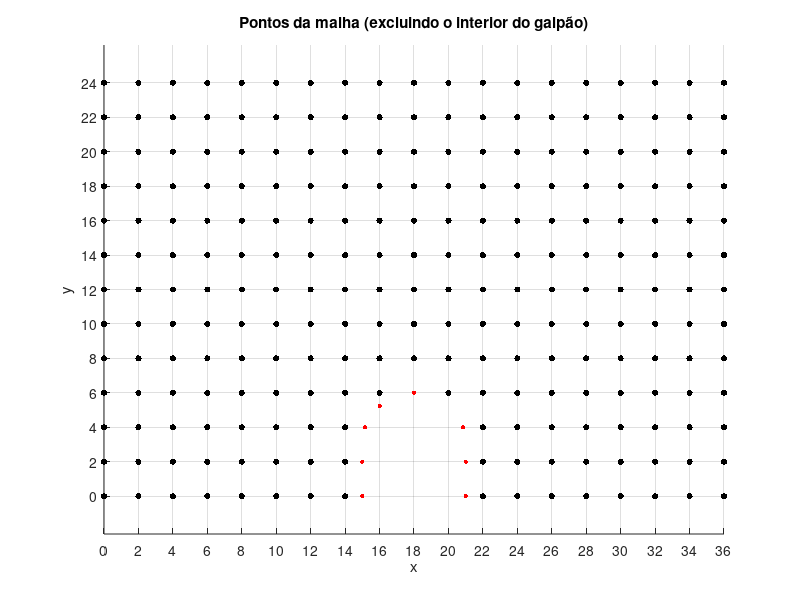

Recreate this plot in MATLAB. (Note: this script raises an error after producing the figure.)
clc, clear

% Criacao da malha

h = 3;
d = 5*h;
L = 2*h;
H = 8*h;

dx = 2;
dy = dx;

x = 0:dx:(2*d+L);
y = 0:dy:H;

[X,Y] = meshgrid(x,y);

% Outros parâmetros do problema

V = 100*3.6; %Velocidade em m/s!
lambda = 1.85;
toleracia = 0.01;

% Verificacao dos pontos dentro do galpao

isSolido = false(size(X));

for i = 1:length(x)
    for j = 1:length(y)
        xi = x(i);
        yj = y(j);
        % Se o ponto está dentro do telhado
        if xi >= d && xi <= d + L
            y_teto = sqrt((L/2)^2 - (xi - (d + L/2))^2) + h;
            if yj <= y_teto
                isSolido(j,i) = true;
            end
        end
    end
end

[~, j_first] = find(isSolido(1, :), 1, 'first');
x_telha = (X(1,j_first)):dx:(d + L - dx);
y_telha = sqrt((L/2).^2 - (x_telha - (d + L/2)).^2) + h;
y_telha_aux = Y(length(0:dy:h)+1,1):dy:(h+L/2);
x_telha_esq = d + L/2 - sqrt((L/2)^2 - (y_telha_aux - h).^2); % Ramo esquerdo (sinal -)
x_telha_dir  = d + L/2 + sqrt((L/2)^2 - (y_telha_aux - h).^2); % Ramo direito (sinal +)
y_parede_esq = 0:dy:h;
x_parede_esq = d*ones(size(y_parede_esq));
y_parede_dir = 0:dy:h;
x_parede_dir = (d+L)*ones(size(y_parede_dir));

x_galpao = [x_parede_esq, x_telha_esq, x_telha, x_telha_dir, x_parede_dir];
y_galpao = [y_parede_esq, y_telha_aux, y_telha, y_telha_aux, y_parede_dir];


% Plota apenas os pontos da malha (isSolido == false)
mask = ~isSolido;  % true para pontos de malha válidos
scatter( X(mask), Y(mask), 20, 'k', 'filled' )
hold on
scatter(x_galpao, y_galpao, 10, 'r', 'filled')
axis equal
xlabel('x'); ylabel('y');
title('Pontos da malha (excluindo o interior do galpão)');
% Configurar o grid com espaçamento dx e dy
xticks(min(x):dx:max(x));  % Linhas verticais a cada dx
yticks(min(y):dy:max(y));  % Linhas horizontais a cada dy
grid on;

% Resolucao da eq de Laplace
phi = zeros(size(X));
erro = 1;
cont = 0;
while cont < 100 %max(abs(erro(:))) > toleracia
    phi = cond_contorno(x,y,H,V,dx,dy,phi);
    phi_aux = phi;
    for coluna= 2:length(x)/2+1 
        for linha = 2:(length(y)-1) 
            phi_aux(linha,coluna) = passo(phi,lambda,linha,coluna,isSolido,d,dx,L,h,dy);
            phi_aux(linha,length(x)-coluna+1) = phi_aux(linha,coluna); %Simetria
        end
    end
    erro = phi-phi_aux;
    disp(max(abs(erro(:))));
    phi = phi_aux;
    cont = cont+1;
    mesh(phi);
end

%Condicoes de contorno

function phi = cond_contorno(x,y,H,V,dx,dy,phi)
%Margem esquerda
    for j = 1:length(y)
        if j*dy <= 0.05*H
             phi(j,1) = V*(dx^2)/(0.1*H) + phi(j,2);
        else
            phi(j,1) = phi(j,2);
        end
        phi(j,length(x)) = phi(j,1); %Aproveitando a simetria
    end

%Margem superior e inferior
    for i = 1:length(x)
        %Superior
        phi(length(y),i) = phi(length(y)-1,i) + dy*V;
        %Inferior
        phi(1,i) = 0;
% %Aproveitando a simetria
            %Superior
       phi(length(y),length(x)-i+1) =  phi(length(y),i);
       %Inferior
       phi(1,length(x)-i+1) = 0 ;
    end
end

function val_phi_novo = passo(phi, lambda,linha,coluna,isSolido,d,dx,L,h,dy)
    
    %Define o valor no prédio.
    if isSolido(linha,coluna) 
        val_phi_novo = 0;  

    %Utiliza cond. de contorno irregulares se perto do prédio.
    elseif isSolido(linha,coluna+1) || isSolido(linha-1,coluna) 
        a = 1;
        b = 1;
        if (coluna-1)*dx < d %Só na parede lateral.
            a = (d-(coluna-1)*dx)/dx ;
        else %Nos contornos do teto circular
            a = ((d+L/2-(coluna-1)*dx) - sqrt( (L/2)^2 - ((linha-1)*dy - h)^2 ))/dy;
            if ~isSolido(linha,coluna+1)
                a=1;
            end
            b = ((linha-1)*dy -h - sqrt((L/2)^2 - (d+(L/2) - (coluna-1)*dx)^2))/dy;
            if ~isSolido(linha-1,coluna)
                b=1;
            end
        end
        %Calcula o valor usando as proporções.
        val_phi_novo = ((a*b*dx^2*dy^2)/(a*dx^2 + b*dy^2))*((phi(linha,coluna-1)/(dx^2*(a+1)))+(phi(linha+1,coluna)/dy^2*(b+1)));
    else
    %Executa sobrerrelaxação tradicional se não está perto do prédio.
    val_phi_novo = (1-lambda)*phi(linha,coluna) + (lambda/4)*(phi(linha-1,coluna)+phi(linha+1,coluna)+phi(linha,coluna-1)+phi(linha,coluna+1));
    end
end
